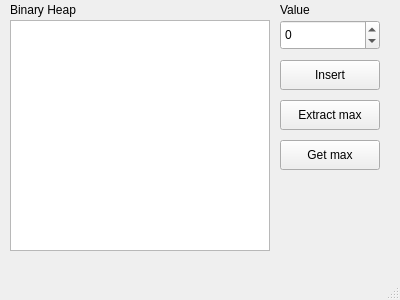
<?xml version="1.0" encoding="UTF-8"?>
<ui version="4.0">
 <class>MainWindow</class>
 <widget class="QMainWindow" name="MainWindow">
  <property name="geometry">
   <rect>
    <x>0</x>
    <y>0</y>
    <width>400</width>
    <height>300</height>
   </rect>
  </property>
  <property name="windowTitle">
   <string>MainWindow</string>
  </property>
  <widget class="QWidget" name="centralwidget">
   <widget class="QListWidget" name="listWidget">
    <property name="geometry">
     <rect>
      <x>10</x>
      <y>20</y>
      <width>260</width>
      <height>231</height>
     </rect>
    </property>
   </widget>
   <widget class="QSpinBox" name="valueSpinBox">
    <property name="geometry">
     <rect>
      <x>280</x>
      <y>20</y>
      <width>100</width>
      <height>30</height>
     </rect>
    </property>
    <property name="minimum">
     <number>-1000000000</number>
    </property>
    <property name="maximum">
     <number>1000000000</number>
    </property>
   </widget>
   <widget class="QPushButton" name="insertPushButton">
    <property name="geometry">
     <rect>
      <x>280</x>
      <y>60</y>
      <width>100</width>
      <height>30</height>
     </rect>
    </property>
    <property name="text">
     <string>Insert</string>
    </property>
   </widget>
   <widget class="QPushButton" name="extractMaxPushButton">
    <property name="geometry">
     <rect>
      <x>280</x>
      <y>100</y>
      <width>100</width>
      <height>30</height>
     </rect>
    </property>
    <property name="text">
     <string>Extract max</string>
    </property>
   </widget>
   <widget class="QPushButton" name="getMaxPushButton">
    <property name="geometry">
     <rect>
      <x>280</x>
      <y>140</y>
      <width>100</width>
      <height>30</height>
     </rect>
    </property>
    <property name="text">
     <string>Get max</string>
    </property>
   </widget>
   <widget class="QLabel" name="binaryHeapLabel">
    <property name="geometry">
     <rect>
      <x>10</x>
      <y>0</y>
      <width>260</width>
      <height>20</height>
     </rect>
    </property>
    <property name="text">
     <string>Binary Heap</string>
    </property>
   </widget>
   <widget class="QLabel" name="valueLabel">
    <property name="geometry">
     <rect>
      <x>280</x>
      <y>0</y>
      <width>100</width>
      <height>20</height>
     </rect>
    </property>
    <property name="text">
     <string>Value</string>
    </property>
   </widget>
  </widget>
  <widget class="QMenuBar" name="menubar">
   <property name="geometry">
    <rect>
     <x>0</x>
     <y>0</y>
     <width>400</width>
     <height>22</height>
    </rect>
   </property>
  </widget>
  <widget class="QStatusBar" name="statusbar"/>
 </widget>
 <resources/>
 <connections/>
</ui>
